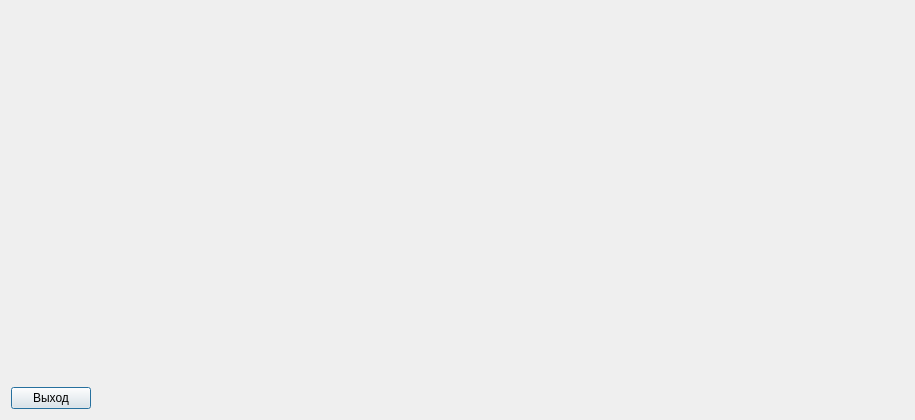
<?xml version="1.0" encoding="UTF-8"?>
<ui version="4.0">
 <class>Plot</class>
 <widget class="QDialog" name="Plot">
  <property name="geometry">
   <rect>
    <x>0</x>
    <y>0</y>
    <width>915</width>
    <height>420</height>
   </rect>
  </property>
  <property name="windowTitle">
   <string>График остаточного пробега ТС</string>
  </property>
  <layout class="QVBoxLayout" name="verticalLayout">
   <item>
    <widget class="QCustomPlot" name="widget_plot" native="true">
     <property name="sizePolicy">
      <sizepolicy hsizetype="Preferred" vsizetype="Expanding">
       <horstretch>0</horstretch>
       <verstretch>0</verstretch>
      </sizepolicy>
     </property>
    </widget>
   </item>
   <item>
    <layout class="QHBoxLayout" name="horizontalLayout">
     <item>
      <widget class="QPushButton" name="pushButton_exit">
       <property name="text">
        <string>Выход</string>
       </property>
      </widget>
     </item>
     <item>
      <spacer name="horizontalSpacer">
       <property name="orientation">
        <enum>Qt::Horizontal</enum>
       </property>
       <property name="sizeHint" stdset="0">
        <size>
         <width>40</width>
         <height>20</height>
        </size>
       </property>
      </spacer>
     </item>
    </layout>
   </item>
  </layout>
 </widget>
 <customwidgets>
  <customwidget>
   <class>QCustomPlot</class>
   <extends>QWidget</extends>
   <header>QCustomPlot.h</header>
   <container>1</container>
  </customwidget>
 </customwidgets>
 <resources/>
 <connections/>
</ui>
